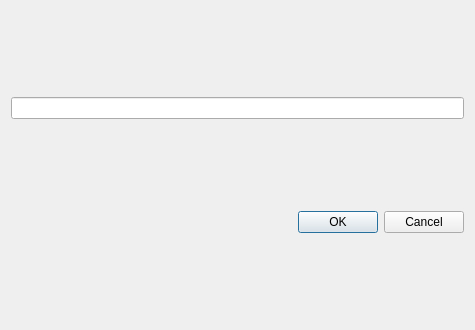
<?xml version="1.0" encoding="UTF-8"?>
<ui version="4.0">
 <class>Dialog</class>
 <widget class="QDialog" name="Dialog">
  <property name="geometry">
   <rect>
    <x>0</x>
    <y>0</y>
    <width>475</width>
    <height>330</height>
   </rect>
  </property>
  <property name="windowTitle">
   <string>Dialog</string>
  </property>
  <layout class="QVBoxLayout" name="verticalLayout">
   <item>
    <widget class="QLineEdit" name="lineEditTexto"/>
   </item>
   <item>
    <widget class="QDialogButtonBox" name="buttonBox">
     <property name="orientation">
      <enum>Qt::Horizontal</enum>
     </property>
     <property name="standardButtons">
      <set>QDialogButtonBox::Cancel|QDialogButtonBox::Ok</set>
     </property>
    </widget>
   </item>
  </layout>
 </widget>
 <resources/>
 <connections>
  <connection>
   <sender>buttonBox</sender>
   <signal>accepted()</signal>
   <receiver>Dialog</receiver>
   <slot>accept()</slot>
   <hints>
    <hint type="sourcelabel">
     <x>248</x>
     <y>254</y>
    </hint>
    <hint type="destinationlabel">
     <x>157</x>
     <y>274</y>
    </hint>
   </hints>
  </connection>
  <connection>
   <sender>buttonBox</sender>
   <signal>rejected()</signal>
   <receiver>Dialog</receiver>
   <slot>reject()</slot>
   <hints>
    <hint type="sourcelabel">
     <x>316</x>
     <y>260</y>
    </hint>
    <hint type="destinationlabel">
     <x>286</x>
     <y>274</y>
    </hint>
   </hints>
  </connection>
 </connections>
</ui>
